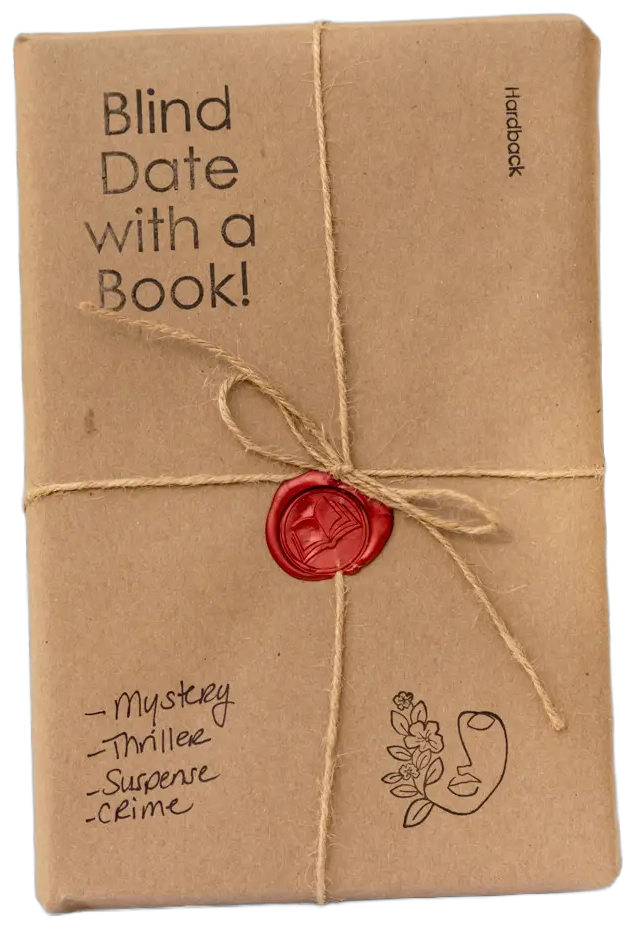
#> input picture case-study-hbo-max1/blind-date-book.png, 636 x 930 px, given in place of blind-date-book.jpg, which was not available
$ python gen_options.py
#> lines starting #> are read from the running program, lines starting #| are printed output that depends on the picture; after the words box and inside, x2 and y2 are one past the last pixel; in counts of white or black regions, pixels touching at a corner belong together; pictures that were not available may be replaced by others from this repository, and a replacement may not be noted
"""Every article option, set as a newspaper clipping. Nothing is written here:
case studies are their own headings and body copy, LinkedIn posts are the
posts, word for word. No mastheads, no invented titles."""
import json, os, re, subprocess, html
import numpy as np
from PIL import Image, ImageFilter
HERE = os.path.dirname(os.path.abspath(__file__))
ROOT = os.path.abspath(os.path.join(HERE, '../../../..'))
CHROME = '/Applications/Google Chrome.app/Contents/MacOS/Google Chrome'

def halftone(src, dst, w, cell=5, angle=22.5):
#> called with w = 900, cell = 5, angle = 22.5
    im = Image.open(src).convert('L')
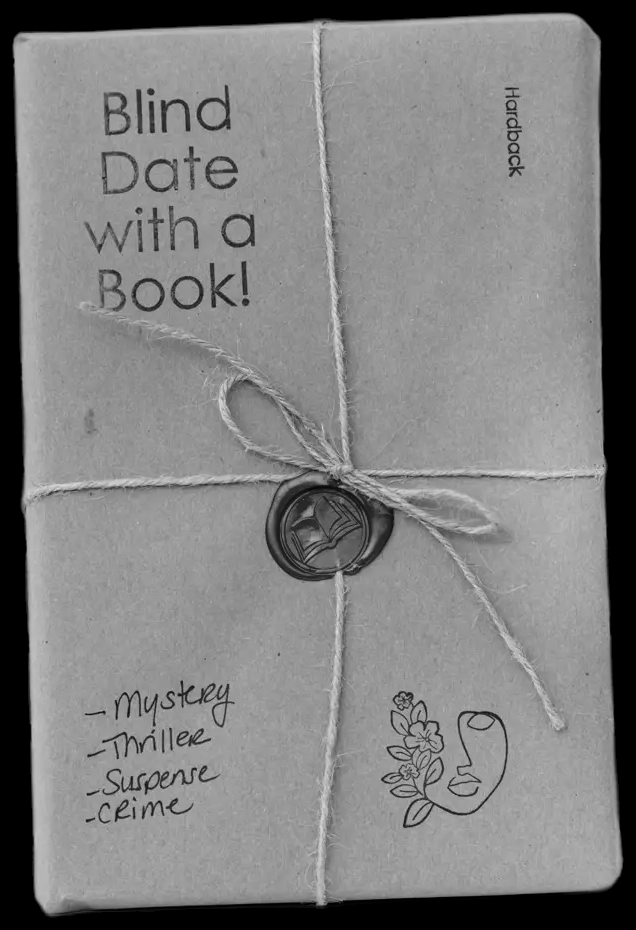
#> im: PIL image 636x930 L; min 0, max 225, mean 127.8
    im = im.resize((w, int(im.height * w / im.width)), Image.LANCZOS)
#> im: PIL image 900x1316 L
    a = 0.1 + 0.78 * (np.asarray(im).astype(float) / 255)
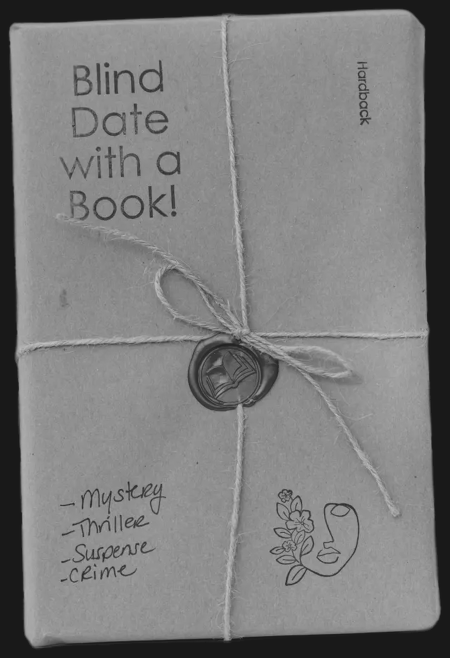
#> a: shape (1316, 900) float64 (shown at 1/2 size); min 0.1, max 0.794, mean 0.491
    H, W = a.shape; S = 3
#> after `H, W = a.shape`: H = 1316; W = 900
    big = np.asarray(Image.fromarray((a * 255).astype(np.uint8)).resize((W * S, H * S), Image.BILINEAR)).astype(float) / 255
    yy, xx = np.mgrid[0:H * S, 0:W * S].astype(float)
    t = np.deg2rad(angle); u = (xx * np.cos(t) + yy * np.sin(t)) / (cell * S); v = (-xx * np.sin(t) + yy * np.cos(t)) / (cell * S)
    du = u - np.floor(u) - 0.5; dv = v - np.floor(v) - 0.5
#> after `du = u - np.floor(u) - 0.5`:
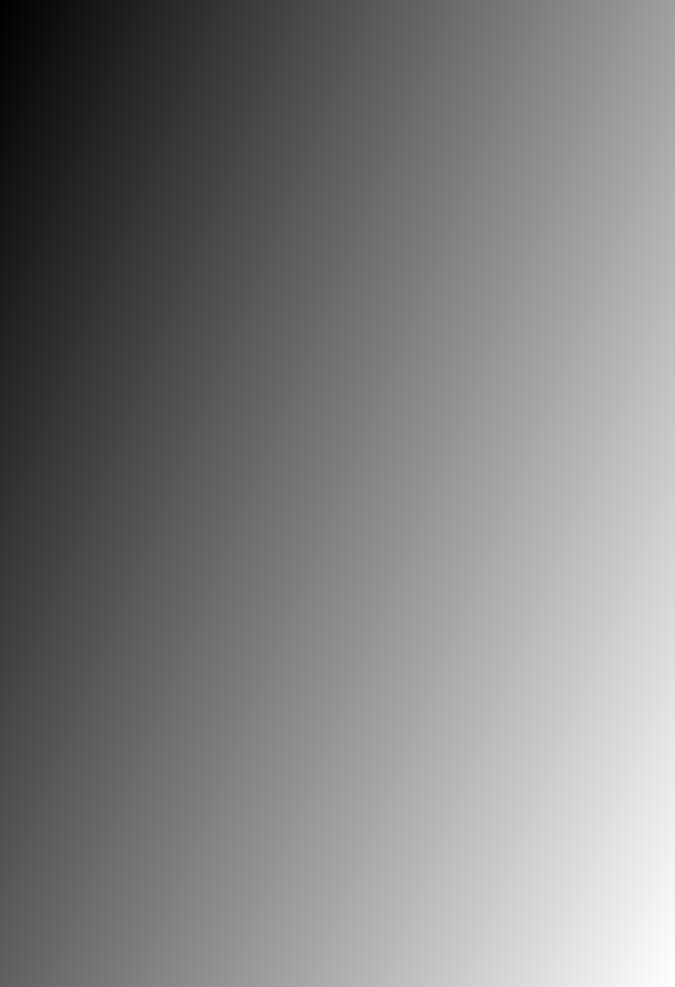
#> u: shape (3948, 2700) float64 (shown at 1/4 size); min 0, max 266.9, mean 133.5; drawn with min black and max white
#> after `dv = v - np.floor(v) - 0.5`:
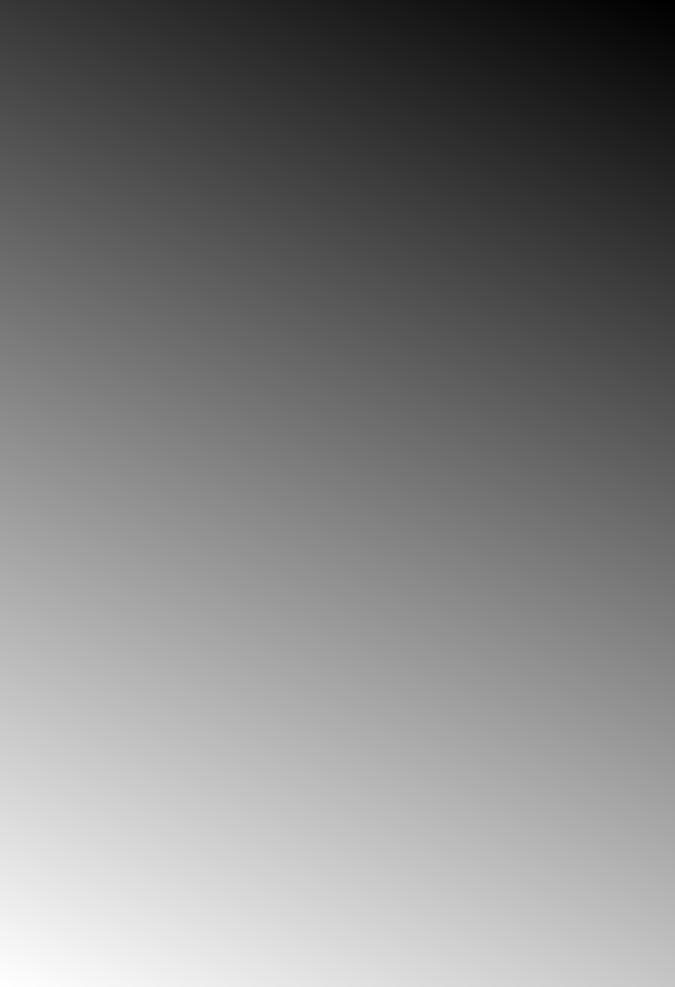
#> v: shape (3948, 2700) float64 (shown at 1/4 size); min -68.86, max 243.1, mean 87.1; drawn with min black and max white
    ink = (np.sqrt(du * du + dv * dv) < np.sqrt(1 - big) * 0.62).astype(float)
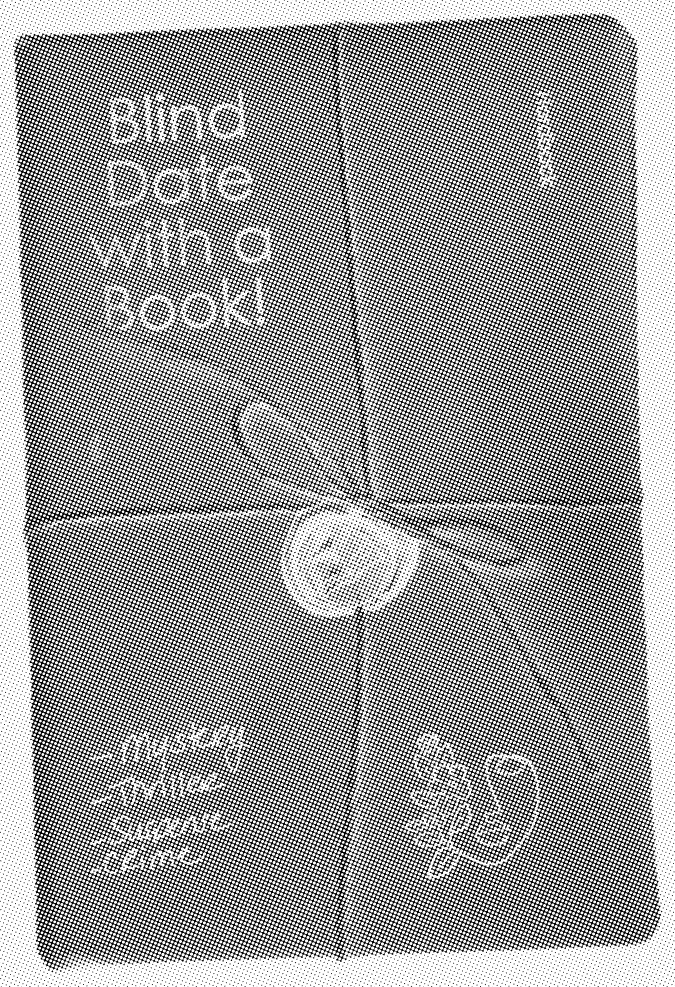
#> ink: shape (3948, 2700) float64 (shown at 1/4 size); values 0 (black) and 1 (white), 59.7% white; 7408 black regions (6592 under 20 px), largest, box (x1, y1, x2, y2) and area: (51, 50, 2645, 3889) 4143257, (628, 688, 746, 804) 4457, (852, 422, 968, 544) 4405
    Image.fromarray(((1 - ink) * 255).astype(np.uint8)).resize((W, H), Image.LANCZOS).filter(ImageFilter.GaussianBlur(0.45)).save(dst)
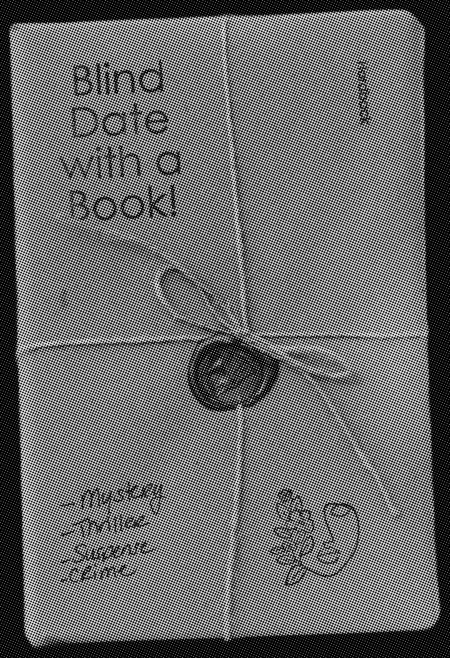
#> saved as surprise-rail-0.png: PIL image 900x1316 L (shown at 1/2 size); min 0, max 252, mean 105.2

ART = {
    'surprise-rail': ['public/surprise-rail/art/blind-date-book.jpg', 'public/surprise-rail/art/tile-options.jpg'],
    'mixr': ['public/mixr/art/editor-hero-poster.jpg', 'public/mixr/art/origin-mock.webp'],
    'reasons-to-watch': ['public/reasons-to-watch/art/eval-tool1.png', 'public/reasons-to-watch/art/synch-spreadsheet.png'],
}
for k, files in ART.items():
    for i, f in enumerate(files):
        dst = f'{HERE}/src/half/{k}-{i}.png'
#> (the run stopped early here; a loop or call above may not have finished)
